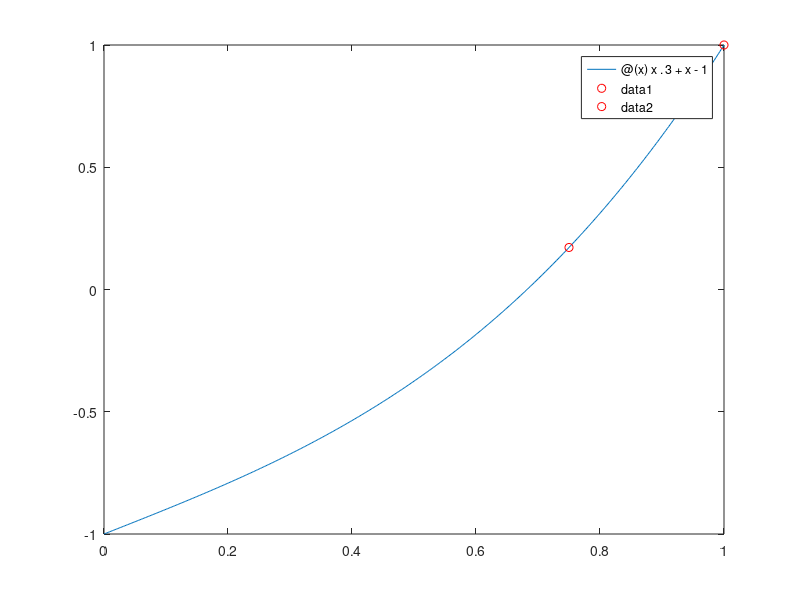

The MATLAB source for this figure:
clear;clc;f = @(x) x.^3 + x -1fplot(f,[0 1]);hold on;e = 0.15;a = 0;c = 1;while true;  b = (a+c)/2;  a  b  c  printf('f(a) = %f\n',f(a));  printf('f(b) = %f\n',f(b));  printf('f(c) = %f\n',f(c));  printf('Sai so: %f',(c-a)/2);  if (c-a)/2 < e    break;  endif;  if f(a)*f(b) < 0;    c = b;  endif;  if f(c)*f(b) < 0;    a = b;  endif;  plot(c,f(c),'ro');  printf('\n========\n'); endwhile; a b c f(a) f(b) f(c)